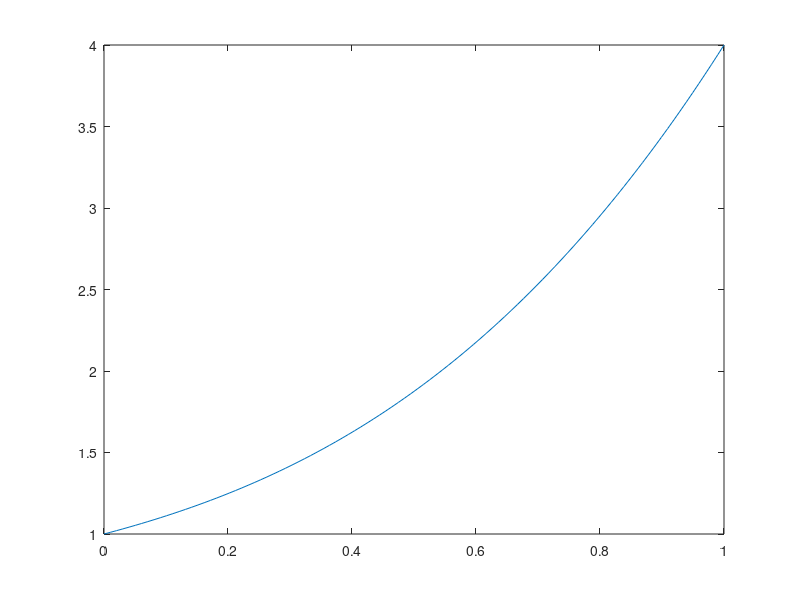

The MATLAB source for this figure: (Note: this script raises an error after producing the figure.)
clear all; close all; clc;

% we solve du/dt = a(t).u(t) + q(t) with u(t=0)=u0
% a(t) is an arbitrary function of time
% when employing a user-chosen exact solution, u=ue, then this
% automatically sets q(t)= u'-a.u. otherwise, q(t)=0

% end of simulation time
tend=1;
% coefficients for time dependence of exact solution, if selected
coef = [1 1 1 1]; % coef for t^0, t^1, t^2, t^3
a_const=2;
% a(t) choice
a_type = 3;
% solution type
solution_type = 3;

% tolerances for odesolvers
rtol = 1e-13; abso = 1e-13;
atol  = abso*ones(length([1]),1);
options = odeset('RelTol',rtol,'AbsTol',atol,'InitialStep',1e-10);

% pick function for a(t)
switch a_type
    case 0 % constant
        a = @(t)(0.*t+a_const);
        dadt = @(t)(0.*t);
    case 1 % linear
        a = @(t)(t);
        dadt = @(t)(0.*t+1.);
    case 2 % decaying exponential
        a = @(t)(exp(-t));
        dadt = @(t)(-exp(-t));
    case 3 % increasing exponential
        a = @(t)(exp(t));
        dadt = @(t)(exp(-t));
    otherwise
        error('unknown type for function a(t)');
end


% pick function for q(t)
switch solution_type
    case 0 % no manufactured solution
        % set q(t)
        q = @(t) (0.*t);
        % impose initial value
        u0 = 1;
        % solve the ODE to get the final time reference value
        [tt,uu]=ode15s(@scalar_ssres,[0 tend],u0,options,a,q);
        % extract reference value
        u_ref = uu(end);
        % plot
        plot(tt,uu); hold all;

    case 2 % u_exact is quadratic
        exact = @(t)(coef(1)+coef(2)*t+coef(3)*t.^2);
        dexactdt = @(t)(coef(2)+2*coef(3)*t);
        % set q(t)
        q = @(t) (dexactdt(t) - a(t)*exact(t));
        % reference value
        u_ref = exact(tend);
        % plot
        tt=linspace(0,tend);
        plot(tt,exact(tt)); hold all;
        % impose initial value
        u0 = exact(0);
        % solve the ODE to get the final time reference value
        [tt,uu]=ode15s(@scalar_ssres,[0 tend],u0,options,a,q);
        % plot
        plot(tt,uu);

    case 3 % u_exact is cubic
        exact = @(t)(coef(1)+coef(2)*t+coef(3)*t.^2+coef(4)*t.^3);
        dexactdt = @(t)(coef(2)+2*coef(3)*t+3*coef(4)*t.^2);
        % set q(t)
        q = @(t) (dexactdt(t) - a(t)*exact(t));
        % reference value
        u_ref = exact(tend);
        % plot
        tt=linspace(0,tend);
        plot(tt,exact(tt)); hold all;
        % impose initial value
        u0 = exact(0);
        % solve the ODE to get the final time reference value
        [tt,uu]=ode15s(@scalar_ssres,[0 tend],u0,options,a,q);
        % plot
        plot(tt,uu);

    otherwise
        error('unknown type for solution');
end


%%% convergence study
n_runs=10;
n_steps = 2.^linspace(1,n_runs,n_runs);

for i_run=1:n_runs
    
    nbr_steps = n_steps(i_run);
    dt = tend/nbr_steps;
    
    sol=zeros(nbr_steps+1,1);
    sol(1)=u0;
    
    for it=1:nbr_steps
        time0 = (it-1)*dt;
        time1 = time0 + dt;
        % CN: (unew - uold)/dt = 0.5 ( a(old)u(old)+q(old) + a(new)u(new)+q(new) )
        deno = 1-dt/2*a(time1);
        sol(it+1) = ( sol(it) + dt/2*(scalar_ssres(time0,sol(it),a,q) + q(time1)) )/deno;
    end
    plot(linspace(0,tend,nbr_steps+1),sol);
    conv_sol(i_run) = abs(sol(end)-u_ref);
    conv_dt(i_run) = dt;
    
end

figure(2)
loglog(conv_dt,conv_sol,'+-'); hold all;
% error = C dt^2. Compute C for the smallest dt value
C = conv_sol(end)/conv_dt(end)^2;
loglog(conv_dt,C*conv_dt.^2);
    

[conv_dt' conv_sol']